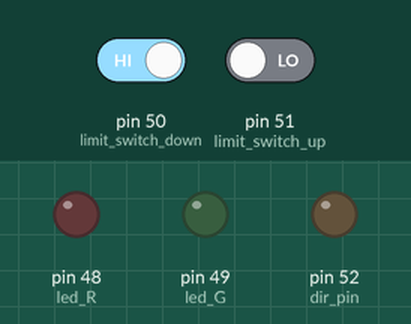
Simulated run of this sketch. Board: Arduino Mega 2560, built with avr-gcc and run on an emulated ATmega2560. On the bench: output pins drawn as LEDs (lit = HIGH). The inputs (shaded band) are chosen by the test bench; at power-on: pin 50 (limit_switch_down) HIGH, pin 51 (limit_switch_up) LOW. Pins used as bus, display or sensor lines are not drawn.

Above: at 0.1 s.
At 2.2 s:
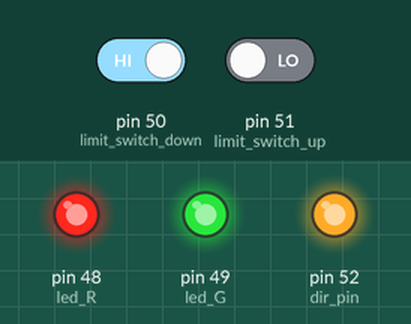
2.3 s: pin 50 (limit_switch_down) driven LOW and pin 51 (limit_switch_up) driven HIGH
At 3.7 s:
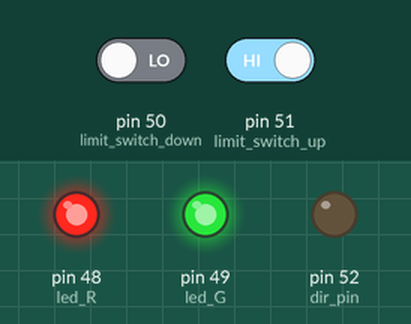
Timing chart, 0 to 5.3 s (numbered marks = the images above; inputs shaded):
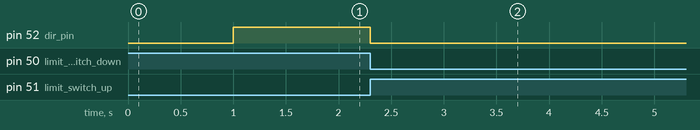

Measured:
- after the input at 2.3 s, pin 52 (dir_pin): HIGH → LOW at once

The sketch:

nema17_lift_test.ino
```cpp
#define dir_pin 52
#define stepper_pin 53
#define led_R 48
#define led_G 49
#define limit_switch_down 50
#define limit_switch_up 51

const bool stepper_down = 0;
const bool stepper_up = !stepper_down;
bool stepper_direction;
int speed_stepper = 0;
int delay_stepper = 0;


void setup() {
  Serial.begin(9600);
  pinMode(dir_pin, OUTPUT);  // DIR Pin
  pinMode(stepper_pin, OUTPUT);  // STEP Pin
  pinMode(led_R, OUTPUT);
  pinMode(led_G, OUTPUT);
  pinMode(limit_switch_down, INPUT);
  pinMode(limit_switch_up, INPUT);

  digitalWrite(led_R,0);
  digitalWrite(led_G,0);
  delay(1000);
  digitalWrite(led_R,1);
  digitalWrite(led_G,1);

  stepper_direction = stepper_up;
  delay_stepper = 1000;

}


void loop() {
  while (!digitalRead(limit_switch_down)) {
    digitalWrite(dir_pin,stepper_down);
    digitalWrite(stepper_pin,1);
    delayMicroseconds(delay_stepper);
    digitalWrite(stepper_pin,0);
    delayMicroseconds(delay_stepper);
  }
  while (!digitalRead(limit_switch_up)){
    digitalWrite(dir_pin,stepper_up);
    digitalWrite(stepper_pin,1);
    delayMicroseconds(delay_stepper);
    digitalWrite(stepper_pin,0);
    delayMicroseconds(delay_stepper);
  }
}

//750 not bad
//1000 not bad 1st picture on phone
```
